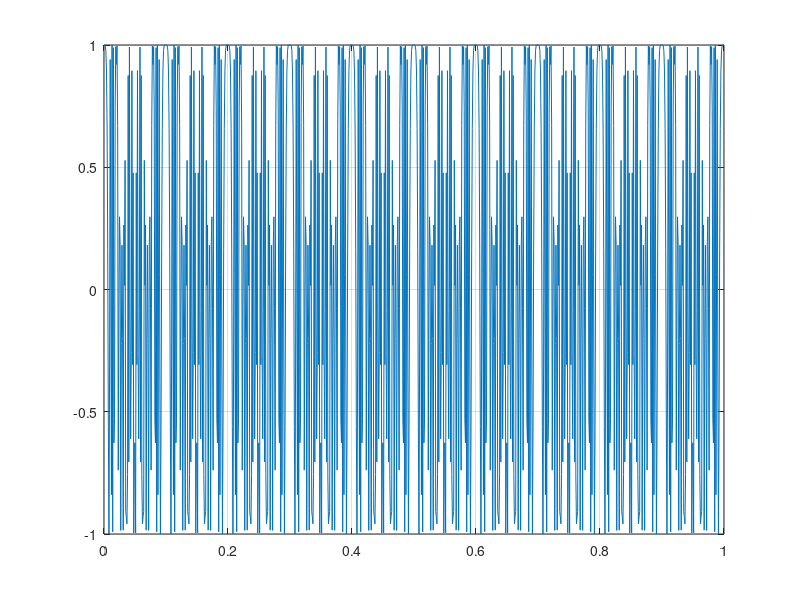

The MATLAB source for this figure:
close all
clear all
%%

t = 0:0.001:1;
fm = 10;
fc = 50;
f_delta = 50;
message = cos(10*pi*t);

y = fmmod(message, fc, fm, f_delta);

figure;
plot(t, y);
grid on;